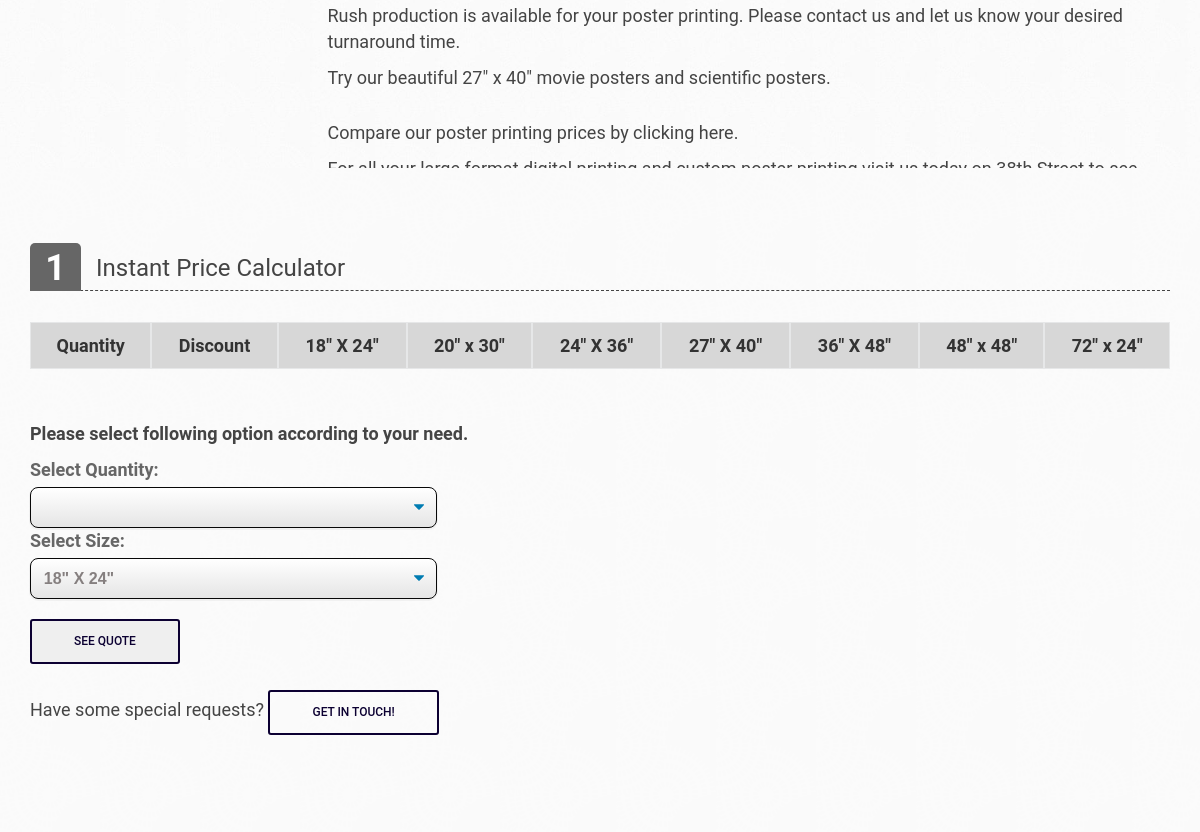
Before: /large-format/poster-printing-detail (middle part) with the older database file.
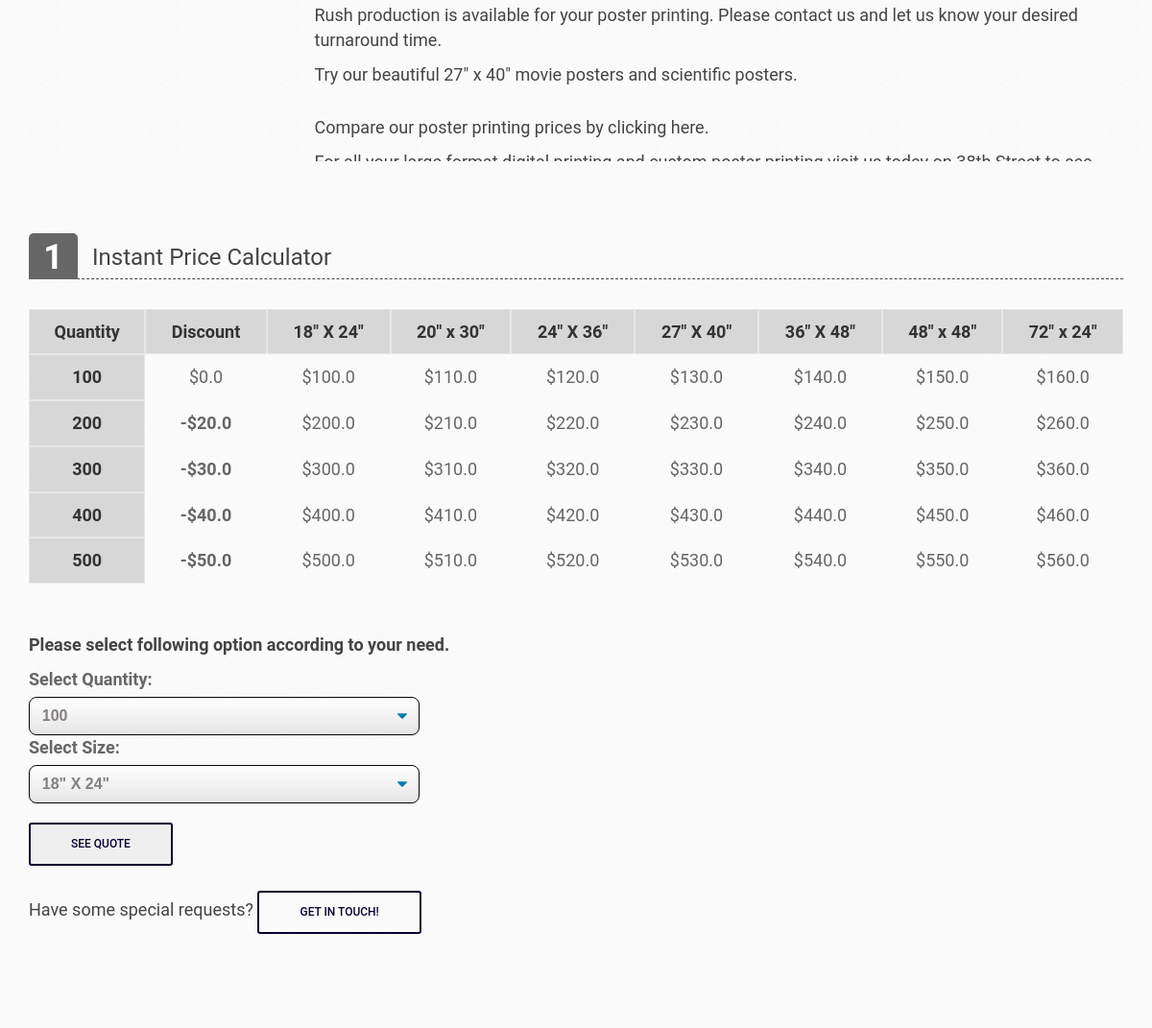
After: the same page with the newer database file.
### Large_Format_Printing/models.py (models this page shows, shortened)
class PosterPrinting(models.Model):
    Quantity = models.IntegerField(default=0, blank=True ,verbose_name='Quantity')
    Discount = models.FloatField(default=0, blank=True, editable=True, validators=[MinValueValidator(0.0)])
    Eighteen_By_TwentyFour = models.FloatField(default=0, blank=False, editable=True, validators=[MinValueValidator(0.0)], verbose_name='18" x 24" Cost')
    Twenty_By_Thrity = models.FloatField(default=0, blank=False, editable=True, validators=[MinValueValidator(0.0)], verbose_name='20" x 30" Cost')
    TwentyFour_By_ThirtySix = models.FloatField(default=0, blank=False, editable=True, validators=[MinValueValidator(0.0)], verbose_name='24" x 36" Cost')
    TwentySeven_By_Forty = models.FloatField(default=0, blank=False, editable=True, validators=[MinValueValidator(0.0)], verbose_name='27" x 40" Cost')
    ThirtySix_By_FourtyEight = models.FloatField(default=0, blank=False, editable=True, validators=[MinValueValidator(0.0)], verbose_name='36" x 48" Cost')
    FourtyEight_By_FourtyEight = models.FloatField(default=0, blank=False, editable=True, validators=[MinValueValidator(0.0)], verbose_name='48" x 48" Cost')
    SeventyTwo_By_TwentyFour = models.FloatField(default=0, blank=False, editable=True, validators=[MinValueValidator(0.0)], verbose_name='72" x 24" Cost')
    class Meta:
       verbose_name = "2 - Poster Printing"

### Large_Format_Printing/views.py (the view)
# urls.py: path('poster-printing-detail', Poster_printing_detail, name='poster-printing-detail'),
def Poster_printing_detail(request):
    product = lf_products.objects.get(id=5)
    table = PosterPrinting.objects.all()
    b_object = b_products.objects.all()
    bc_object = bc_products.objects.all()
    bs_object = bs_products.objects.all()
    lf_object = lf_products.objects.all()
    mp_object = mp_products.objects.all()
    urls_bc_aside = ["/business-cards/business-card-detail" , "/business-cards/edge-painted-detail", "/business-cards/foil-business-card-detail","/business-cards/raised-spot-uv-business-card-detail", "/business-cards/pantone-business-cards-detail", "/business-cards/plastic-business-cards-detail", "/business-cards/raised-ink-business-cards-detail"]
    urls_bs_aside =  ["/business-stationary/envelopes-detail", "/business-stationary/letterhead-detail", "/business-stationary/notepad-detail"]
    urls_lf_aside = ["floor-stickers-detail", "foamcore-poster-detail", "poster-printing-detail", "retractable-banners-detail", "table-cover-detail"]
    urls_mp_aside = ["/marketing-products/calenders-detail", "/marketing-products/brouchers-flyers-detail" , "/marketing-products/postcards-detail", "/marketing-products/hangtags-detail", "/marketing-products/labels-and-stickers-detail" , "/marketing-products/ncr-forms-detail" , "/marketing-products/presentation-folder-detail", "custom-holiday-cards-detail"]
    b_urls = ["/boxes/pillow-boxes-detail", "/boxes/gable-boxes-detail" ,"/boxes/window-boxes-detail", "/boxes/mailer-boxes-detail" , "/boxes/kraft-boxes-detail", "/boxes/cosmetics-boxes-detail" ,"/boxes/sleeve-boxes-detail", "/boxes/display-boxes-detail", "/boxes/beverage-boxes-detail", "/boxes/candle-boxes-detail", "/boxes/auto-parts-boxes-detail", "/boxes/pizza-boxes-detail"]
    b_aside = zip(b_urls,b_object)
    mp_aside = zip(urls_mp_aside, mp_object)
    lf_aside = zip(urls_lf_aside, lf_object)
    bs_aside = zip(urls_bs_aside, bs_object)
    bc_aside = zip(urls_bc_aside,bc_object)
    menu = PosterPrinting.objects.all()
    menu1 = Extra_features.objects.all()
    if request.POST:
        var = request.POST
        quantity = var['quantity']
        size = var['size']
        size_quantity_query = FoamcorePosters.objects.filter(Quantity=quantity).values(size)
        discount_query = FoamcorePosters.objects.filter(Quantity=quantity).values('Discount')
        for p in size_quantity_query:
            size_quantity_price = p[size]
        for y in discount_query:
            price_discount = y['Discount']
        total_price = size_quantity_price - price_discount
        extra_f_dict = {"Size": size,
                       }
        request.session['invoice'] = total_price
        request.session['label'] = product.Label
        request.session['discount'] = price_discount
        request.session['id'] = 5
        request.session['cat'] = 'lf_products'
        request.session['extra_f'] = extra_f_dict
        request.session['quantity'] = quantity
        print('Form Submitted')
    else:
        total_price = 0
        request.session['invoice'] = 0
        request.session['label'] = ' '
        request.session['discount'] = 0
        request.session['id'] = 0
        request.session['quantity'] = 0
        request.session['cat'] = 'lf_products'
        print('Form not submitted')
    context = {
        'total_price' : total_price,
        "menu": menu,
        "menu1": menu1,
        "table" : table,
        "bc_product" : bc_object,
        "bs_product" : bs_object,
        "lf_product" : lf_object,
        "mp_product" : mp_object,
        "label" : product.Label,
        "Description": product.Description,
        "image1" : product.image1,
        "image2" : product.image2,
        "image3" : product.image3,
        "bc_aside"   : bc_aside,
        "bs_aside" : bs_aside,
        "lf_aside": lf_aside,
        "b_aside": b_aside,
        "mp_aside": mp_aside,
    }
    if request.POST:
        return redirect('checkout')
    return render( request,"Large_Format_Printing/poster_printing.html", context )

### Large_Format_Printing/templates/Large_Format_Printing/poster_printing.html (shortened to what the changed rows need)
{% extends 'base.html' %}
{% load static %}
{% block content %}
<main class="main" id="product-detail">
    <section class="category-w parten-bg">
        <div class="container">
            <div class="row">
                <div class="col">
                    <div class="row">
                        <div class="col-md-6">
                            <div class="container">
                                <div class="row" style="width: 75%;">
                                    <div class="row">
                                        <div class="tab-content clearfix">
                                            <div role="tabpanel" class="tab-pane active" id="features">
                                                <div class="product-shortdescript v-middle">
                                                    <div
                                                        style="overflow-y: scroll; width:100%; height: 450px; padding:20px;">
                                                        {{ Description |safe }}
                                                    </div>
                                                </div>
                                            </div>
                                        </div>
                                    </div>
                                </div>
                            </div>
                        </div>
                    </div>
                </div>
            </div>
        </div>
    </section>
    <section class="add-to-cart-w">
        <div class="container">
            <div class="row">
                <div class="col-md-12 col-sm-12 product-options">
                    <div class="row">
                        <div class="option-grib-w col-md-12">
                            <div class="scroll-pane horizontal-only">
                                <table>
                                    <tr class="strikeout">
                                        <th>Quantity</th>
                                        <th>Discount</th>
                                        <th rowspan="1"> 18" X 24" </th>
                                        <th rowspan="1"> 20" x 30" </th>
                                        <th rowspan="1"> 24" X 36" </th>
                                        <th rowspan="1"> 27" X 40" </th>
                                        <th rowspan="1"> 36" X 48" </th>
                                        <th rowspan="1"> 48" x 48" </th>
                                        <th rowspan="1"> 72" x 24" </th>
                                    </tr>
                                    {% for table in table %}
                                    <tr>
                                        <th>{{ table.Quantity }} </th>
                                        <td>
                                            {% if table.Discount %}
                                            <strong> -${{ table.Discount }} </strong>
                                            {% else %}
                                            ${{ table.Discount }}
                                           {% endif %}
                                        </td>
                                        <td>
                                            ${{ table.Eighteen_By_TwentyFour }}
                                        </td>
                                        <td>
                                            ${{ table.Twenty_By_Thrity }}
                                        </td>
                                        <td>
                                            ${{ table.TwentyFour_By_ThirtySix }}
                                        </td>
                                        <td>
                                            ${{ table.TwentySeven_By_Forty }}
                                        </td>
                                        <td>
                                            ${{ table.ThirtySix_By_FourtyEight }}
                                        </td>
                                        <td>
                                            ${{ table.FourtyEight_By_FourtyEight }}
                                        </td>
                                        <td>
                                            ${{ table.SeventyTwo_By_TwentyFour }}
                                        </td>
                                    </tr>
                                    {% endfor %}
                                </table>
                            </div>
                        </div>
                    </div>
                    <br>
                    <br>
                    <form method="POST" id="product-detail-form">
                        <div class="options-list-w">
                            <div class="row">
                                <div class="block-options col-md-4 col-sm-5">
                                    <div class="options-col">
                                        <label for="cars">Select Quantity:</label>
                                        <select class="select-css" name="quantity">
                                            {% for menu in menu %}
                                            <option value="{{ menu.Quantity }}">{{ menu.Quantity }}</option>
                                            {% endfor %}
                                        </select>
                                    </div>
                                </div>
                            </div>
                        </div>
                    </form>
                    <br>
                </div>
            </div>
        </div>
    </section>
</main>
{% endblock content %}

Changed rows visible on the page:
added PosterPrinting: Quantity "100", Discount "0.0", Eighteen_By_TwentyFour "100.0", Twenty_By_Thrity "110.0", TwentyFour_By_ThirtySix "120.0", TwentySeven_By_Forty "130.0", ThirtySix_By_FourtyEight "140.0", FourtyEight_By_FourtyEight "150.0", SeventyTwo_By_TwentyFour "160.0"
added PosterPrinting: Quantity "200", Discount "20.0", Eighteen_By_TwentyFour "200.0", Twenty_By_Thrity "210.0", TwentyFour_By_ThirtySix "220.0", TwentySeven_By_Forty "230.0", ThirtySix_By_FourtyEight "240.0", FourtyEight_By_FourtyEight "250.0", SeventyTwo_By_TwentyFour "260.0"
added PosterPrinting: Quantity "300", Discount "30.0", Eighteen_By_TwentyFour "300.0", Twenty_By_Thrity "310.0", TwentyFour_By_ThirtySix "320.0", TwentySeven_By_Forty "330.0", ThirtySix_By_FourtyEight "340.0", FourtyEight_By_FourtyEight "350.0", SeventyTwo_By_TwentyFour "360.0"
added PosterPrinting: Quantity "400", Discount "40.0", Eighteen_By_TwentyFour "400.0", Twenty_By_Thrity "410.0", TwentyFour_By_ThirtySix "420.0", TwentySeven_By_Forty "430.0", ThirtySix_By_FourtyEight "440.0", FourtyEight_By_FourtyEight "450.0", SeventyTwo_By_TwentyFour "460.0"
added PosterPrinting: Quantity "500", Discount "50.0", Eighteen_By_TwentyFour "500.0", Twenty_By_Thrity "510.0", TwentyFour_By_ThirtySix "520.0", TwentySeven_By_Forty "530.0", ThirtySix_By_FourtyEight "540.0", FourtyEight_By_FourtyEight "550.0", SeventyTwo_By_TwentyFour "560.0"
Other visible differences:
form field quantity: (not shown) → "100"
